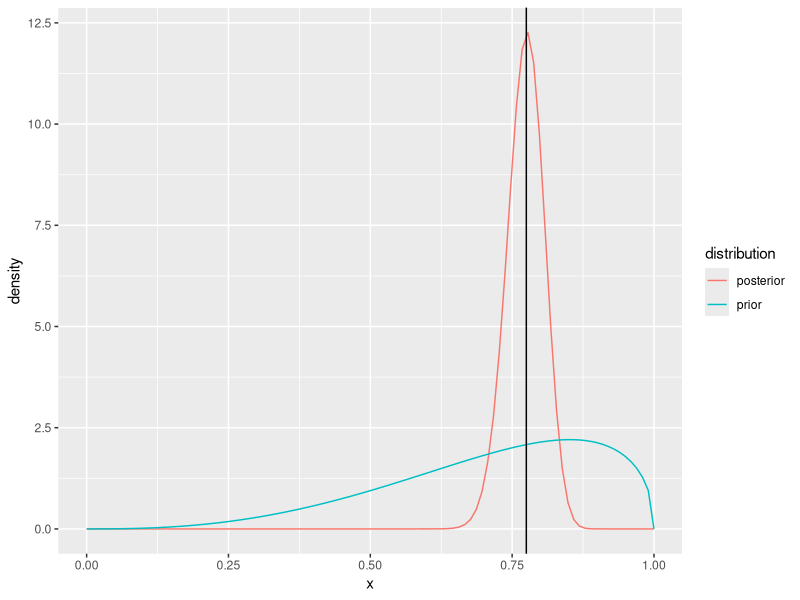

R code for this plot:
## ---- chunk 1
knitr::opts_chunk$set(echo = TRUE)
## ---- chunk 2
library(tidyr)
library(ggplot2)
library(tidyverse)
## ---- chunk 3
n_25 = (0.25+0.955)/2
n_50 = (0.50+0.9679)/2
n_75 = (0.75+0.98)/2
print(n_25)
print(n_50)
print(n_75)
## ---- chunk 4
y_trials = c(10, 50, 35, 25, 40)
y_failures = c(2, 8, 12, 6, 8)
y_successes = y_trials - y_failures
print(sum(y_trials)) # Value for n
print(sum(y_successes)) # Value for s
print(sum(y_successes)/sum(y_trials)) # Value for y_bar
## ---- chunk 5
a = 3.64
b = 1.46

plot_beta_prior = function(successes , trials , a , b , n){
  
  binary_data <- tibble(x=seq(from = 0 , to = 1 , len = n)) %>%
    mutate(prior = dbeta(x , a , b)) %>%
    mutate(posterior = dbeta(x , successes + a , trials - successes + b))%>%
    pivot_longer(cols = c(2,3) , names_to = 'distribution' , values_to = 'density')
  
  ggplot(binary_data) +
    geom_line(aes(x = x , y = density , col = distribution)) +
    geom_vline(xintercept = successes/trials)
}

# Prior has an effect
plot_beta_prior(sum(y_successes) , sum(y_trials) , a , b , 100)
